Frame 1 (no input): blank canvas, image omitted
Frame 60 (the mouse pressed at the canvas centre just before this capture): blank canvas, image omitted
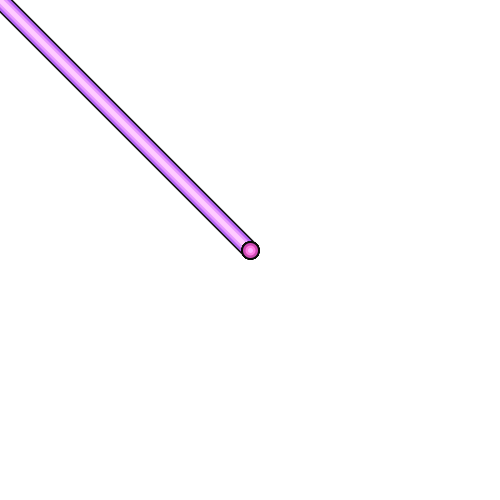
Frame 120 (the mouse held since frame 60 and released just before this capture)

The Processing sketch whose frames 1 and 60 were blank and that drew this single picture after the mouse press (run headless with seeded random() and noise(); from frame 60 on, the mouse is pressed at the canvas centre):

// Processing sketch: processing_99762
// ── processing_99762.pde

void setup(){
  size(500,500);
    background(255);
    smooth();
 
}
 
    void draw() {
      if (mousePressed==true) {
      
      float r=random(50,255);
      float g=random(50,255);
float b=random(50,255);


  stroke(10);
  strokeWeight(18);
  line(mouseX, mouseY, pmouseX, pmouseY);
    stroke(r,g,b);
  strokeWeight(15);
  line(mouseX, mouseY, pmouseX, pmouseY);
      stroke(r+50,g+50,b+50);
  strokeWeight(10);
  line(mouseX, mouseY, pmouseX, pmouseY);
      stroke(r+100,g+100,b+100);
  strokeWeight(5);
  line(mouseX, mouseY, pmouseX, pmouseY);
  
  }
   

}
